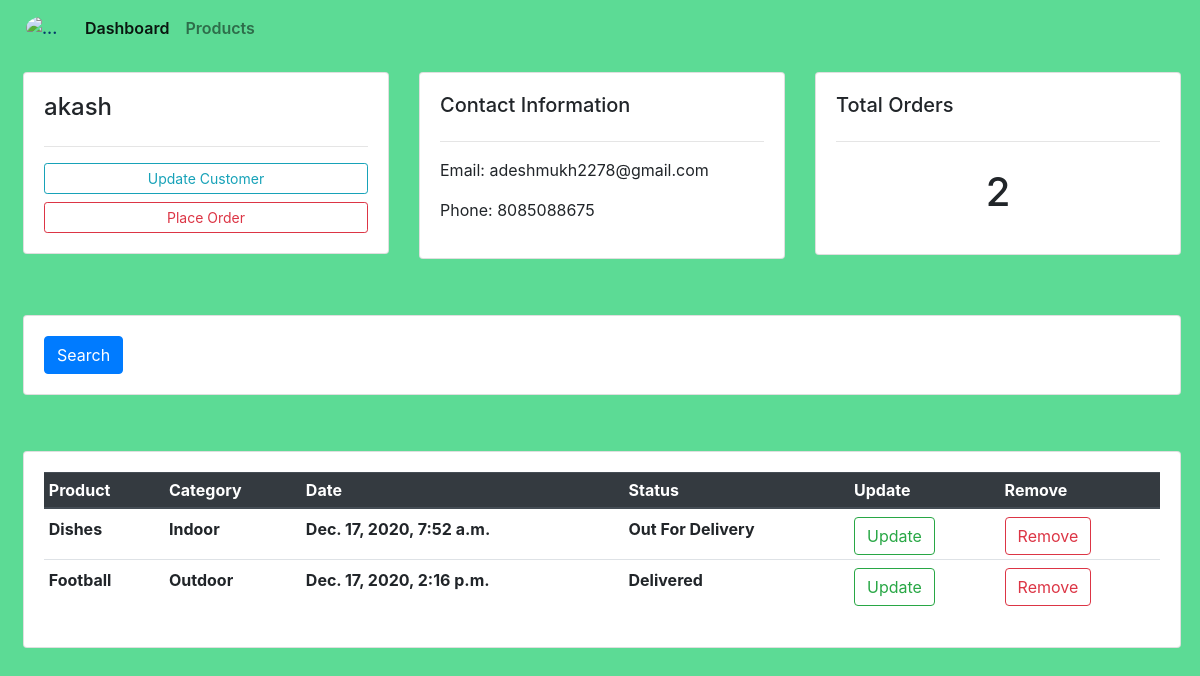
/customer/4/, run on the app's committed database.
### accounts/models.py (models this page shows, shortened)
class Customer(models.Model):
    name = models.CharField(max_length=30, null=True)
    phone = models.IntegerField(null=True)
    email = models.EmailField(null=True)
    date_created = models.DateTimeField(auto_now_add=True)

class Order(models.Model):
    STATUS = (
        ('Pending', 'Pending'),
        ('Out For Delivery', 'Out For Delivery'),
        ('Delivered', 'Delivered'),
     )
    customer = models.ForeignKey(Customer,null=True,on_delete = models.SET_NULL)
    product = models.ForeignKey(Product,null=True, on_delete = models.SET_NULL)
    date_created = models.DateTimeField(auto_now_add=True)
    status = models.CharField(max_length=50,choices=STATUS,null=True)

class Product(models.Model):
    CATEGORY = (
        ('Indoor','Indoor'),
        ('Outdoor','Outoor'),
    )
    name = models.CharField(max_length=30)
    price = models.FloatField()
    category = models.CharField(max_length=50,choices=CATEGORY)
    description = models.TextField()
    date_created = models.DateTimeField(auto_now_add=True)
    tag = models.ManyToManyField(Tag)

### accounts/views.py (the view)
# urls.py: path('customer/<int:id>/' , views.customer,name='customer'),
def customer(request,id):
    customer = Customer.objects.get(id=id)
    cus_order = customer.order_set.all()
    return render(request,'accounts/customer.html',{'customer':customer,'cus_order':cus_order})

### accounts/templates/accounts/customer.html (shortened to what this page needs)
{% extends 'accounts/main.html' %}
{% block body %}
<div class="row my-3 ml-2 mx-1">
    <div class="col-md">
        <div class="card card-body">
            <h4>{{customer.name}}</h4>
            <hr>
            <a href="" class="btn btn-outline-info btn-sm btn-block">Update Customer</a>
            <a href="{% url 'create_order' customer.id %}" class="btn btn-outline-danger btn-sm btn-block">Place Order</a>
        </div>
    </div>
    <div class="col-md">
        <div class="card card-body" >
            <h5 >Contact Information</h5>
            <hr>
            <p>Email: <span> {{customer.email}}</span></p>
            <p>Phone: <span>{{customer.phone}}</span></p>
        </div>
    </div>
    <div class="col-md">
        <div class="card card-body">
            <h5>Total Orders</h5>
            <hr>
            <h1 style="text-align:center;padding:10px;">{{cus_order.count}}</h1>
        </div>
    </div>
</div>
<br>
<div class="row my-3 ml-2 mx-1">
    <div class="col">
        <div class="card card-body">
            <form action="" method="GET">
                <button class="btn btn-primary" type="submit">Search</button>
            </form>
        </div>
    </div>
</div>
<br>
<div class="row my-3 ml-2 mx-1" >
    <div class="col-md">
        <div class="card card-body">
            <table class="table table-sm">
                <thead class="thead-dark">
                    <tr>
                        <th>Product</th>
                        <th>Category</th>
                        <th>Date</th>
                        <th>Status</th>
                        <th>Update</th>
                        <th>Remove</th>
                    </tr>
                </thead>
                {% for i in cus_order %}
                <tr class="my-2">
                    <th class="pt-2">{{i.product.name}}</th>
                    <th class="pt-2">{{i.product.category}}</th>
                    <th class="pt-2">{{i.date_created}}</th>
                    <th class="pt-2">{{i.status}}</th>
                    <th class="pt-2"><a class="btn btn-outline-success" href="{% url 'update_order' i.id %}">Update</a></th>
                    <th class="pt-2"><a class="btn btn-outline-danger" href="{% url 'delete_order' i.id %}">Remove</a></th>
                </tr>
                {% endfor %}
            </table>
        </div>
    </div>
</div>
{% endblock body %}

### data on the page
Customer: name "akash", email "adeshmukh2278@gmail.com", phone "8085088675", count "2"
Order: product.name "Dishes", product.category "Indoor", date_created "Dec. 17, 2020, 7:52 a.m.", status "Out For Delivery"
Order: product.name "Football", product.category "Outdoor", date_created "Dec. 17, 2020, 2:16 p.m.", status "Delivered"
